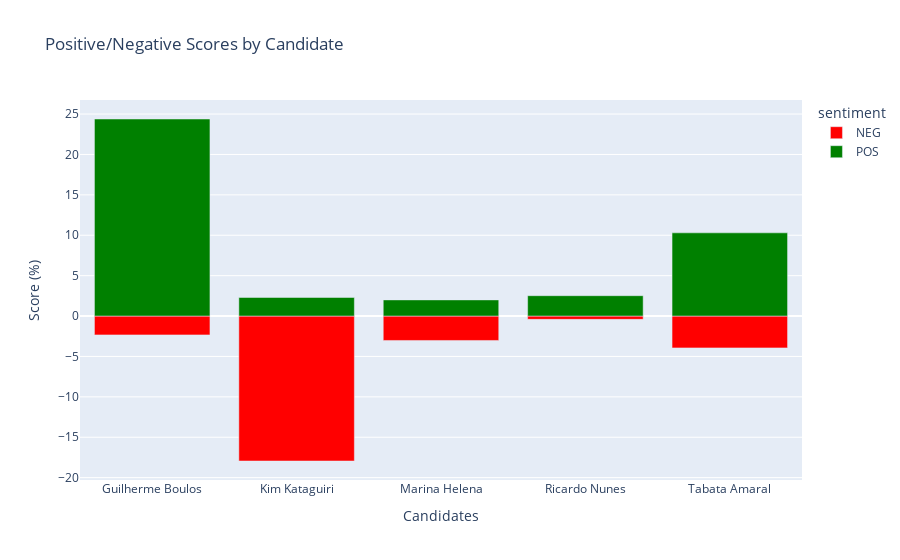

Notebook source saved alongside this figure:
### Code cell
# Define color mapping
color_map = {'NEG': 'red', 'POS': 'green'}

# Plotting with Plotly
fig = px.bar(sum_likes_filtered, 
             x='candidate', 
             y='engagement_score_normalized', 
             color='sentiment',
             color_discrete_map=color_map,  # Apply custom color mapping
             labels={'engagement_score_normalized': 'Score (%)', 'candidate': 'Candidates'},  # Rename x and y axis labels
             title='Positive/Negative Scores by Candidate')

#fig.update_yaxes(range=[-1.1, 1.1])  # Ensure y-axis range includes -1 and 1 for clarity

fig.show()

### Figure 1 — Plotly figure (JSON) as saved in the notebook; plotly's stock layout.template omitted (floating-point values rounded to 4 significant figures)
{"data": [{"alignmentgroup": "True", "hovertemplate": "sentiment=NEG<br>Candidates=%{x}<br>Score (%)=%{y}<extra></extra>", "legendgroup": "NEG", "marker": {"color": "red", "pattern": {"shape": ""}}, "name": "NEG", "offsetgroup": "NEG", "orientation": "v", "showlegend": true, "textposition": "auto", "type": "bar", "x": ["Guilherme Boulos", "Kim Kataguiri", "Marina Helena", "Ricardo Nunes", "Tabata Amaral"], "xaxis": "x", "y": [-2.33, -17.94, -3.02, -0.41, -3.94], "yaxis": "y"}, {"alignmentgroup": "True", "hovertemplate": "sentiment=POS<br>Candidates=%{x}<br>Score (%)=%{y}<extra></extra>", "legendgroup": "POS", "marker": {"color": "green", "pattern": {"shape": ""}}, "name": "POS", "offsetgroup": "POS", "orientation": "v", "showlegend": true, "textposition": "auto", "type": "bar", "x": ["Guilherme Boulos", "Kim Kataguiri", "Marina Helena", "Ricardo Nunes", "Tabata Amaral"], "xaxis": "x", "y": [24.39, 2.3, 2, 2.52, 10.3], "yaxis": "y"}], "layout": {"barmode": "relative", "legend": {"title": {"text": "sentiment"}, "tracegroupgap": 0}, "title": {"text": "Positive/Negative Scores by Candidate"}, "xaxis": {"anchor": "y", "domain": [0, 1], "title": {"text": "Candidates"}}, "yaxis": {"anchor": "x", "domain": [0, 1], "title": {"text": "Score (%)"}}}}
